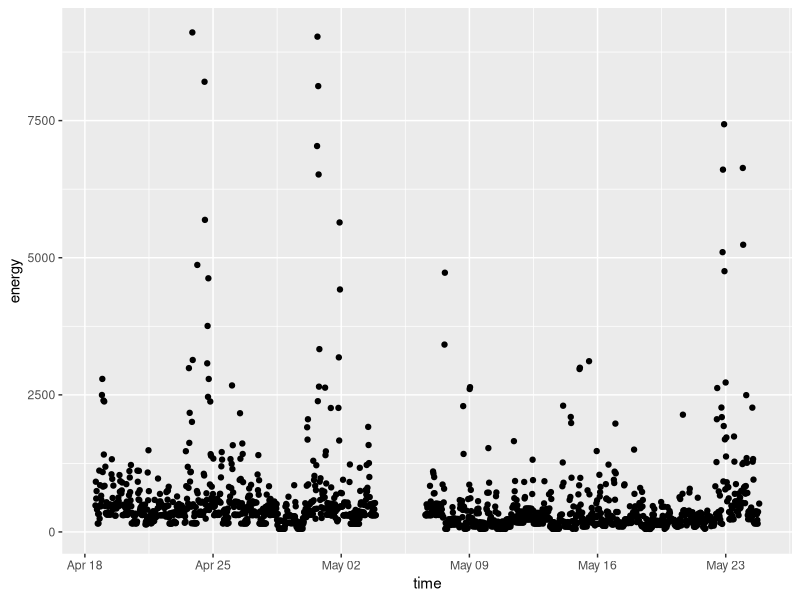
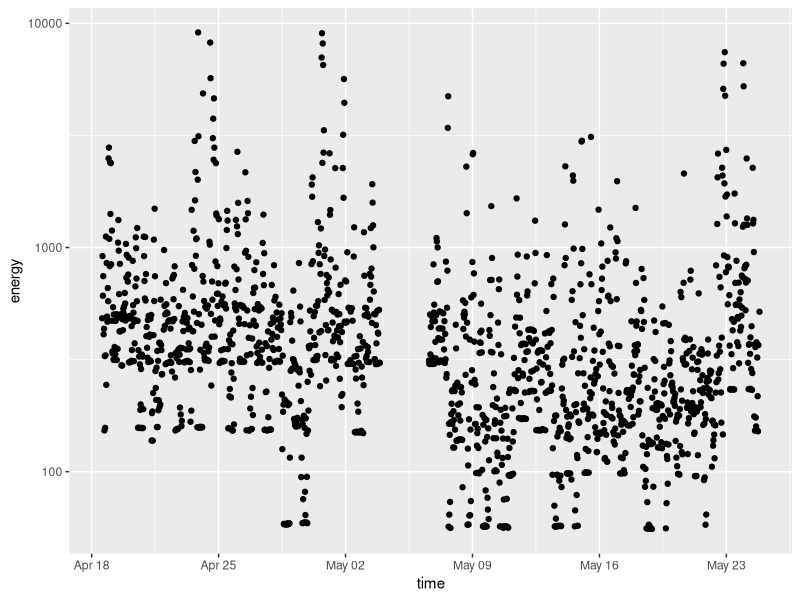
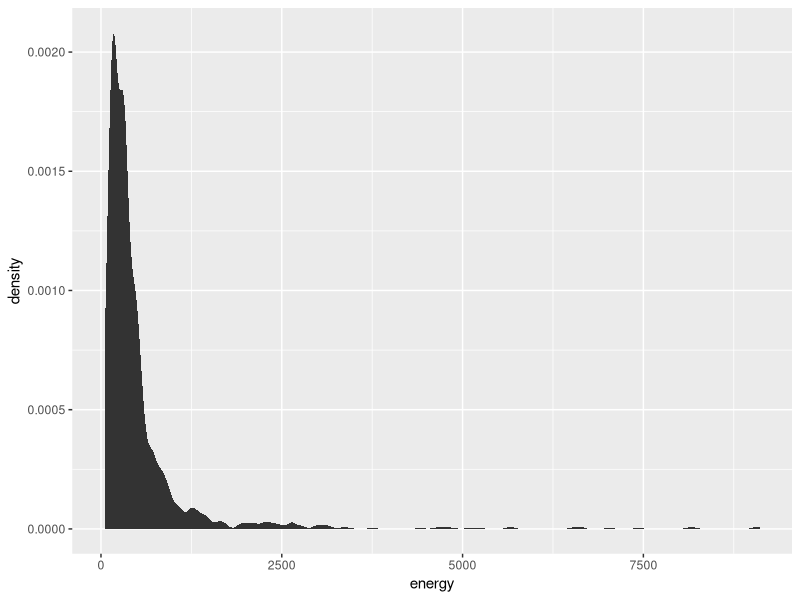
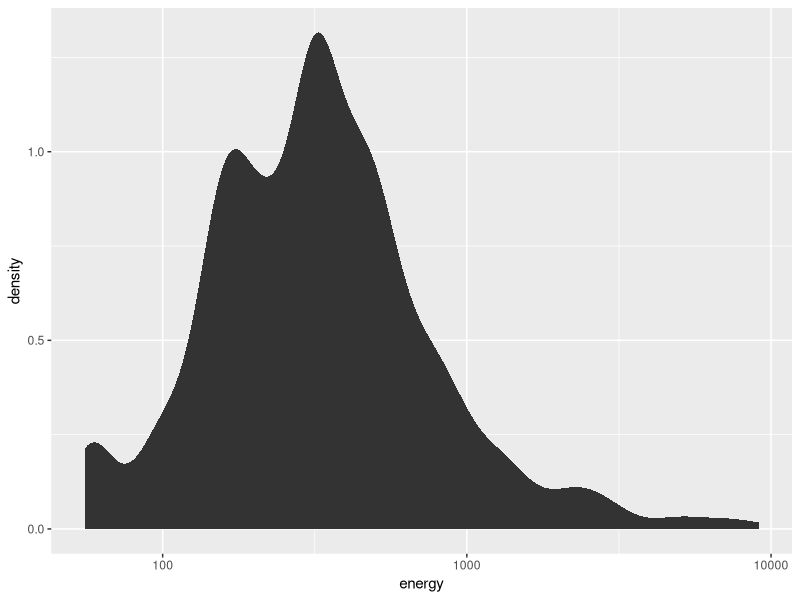
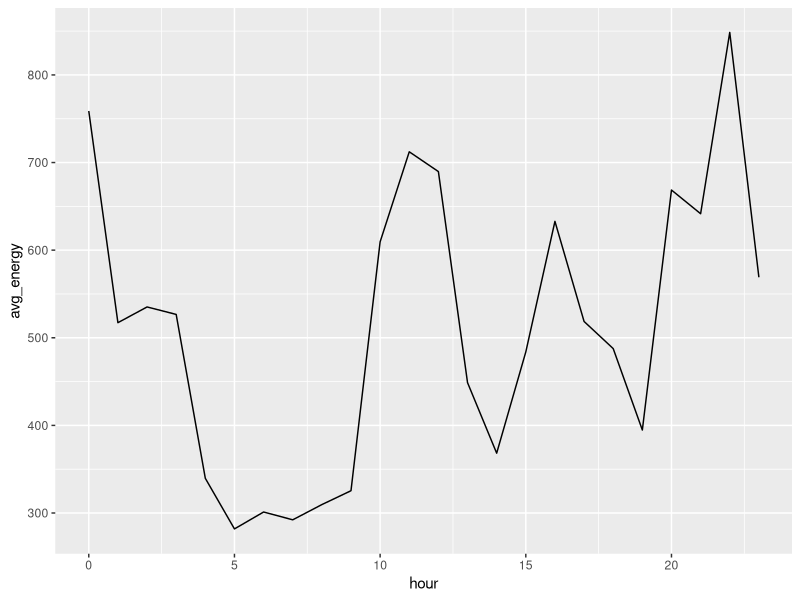
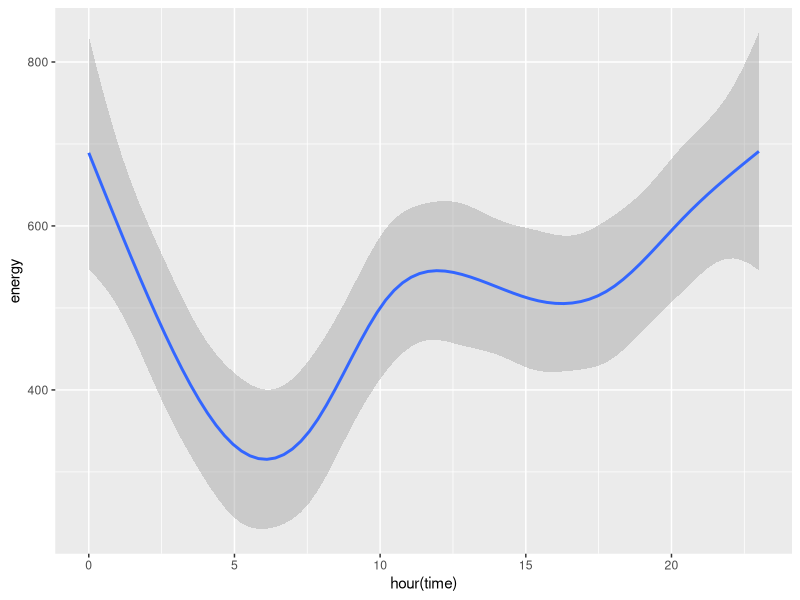
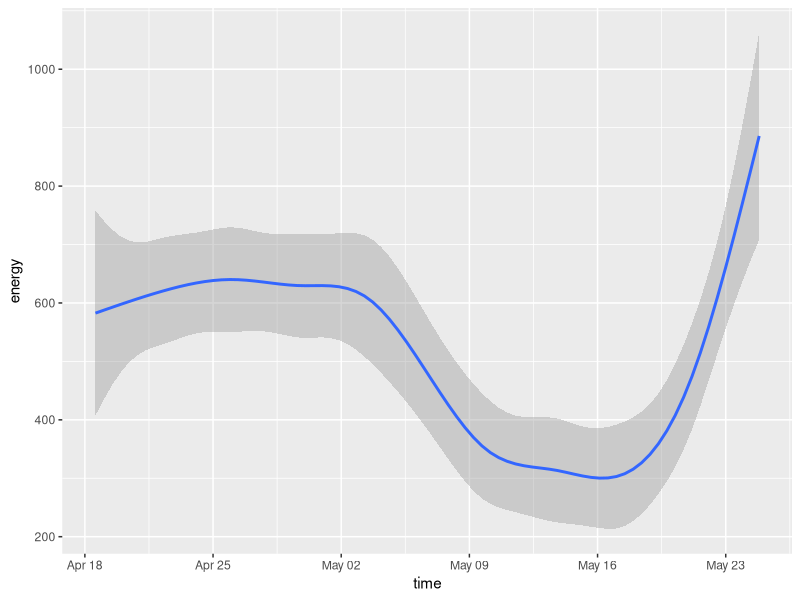
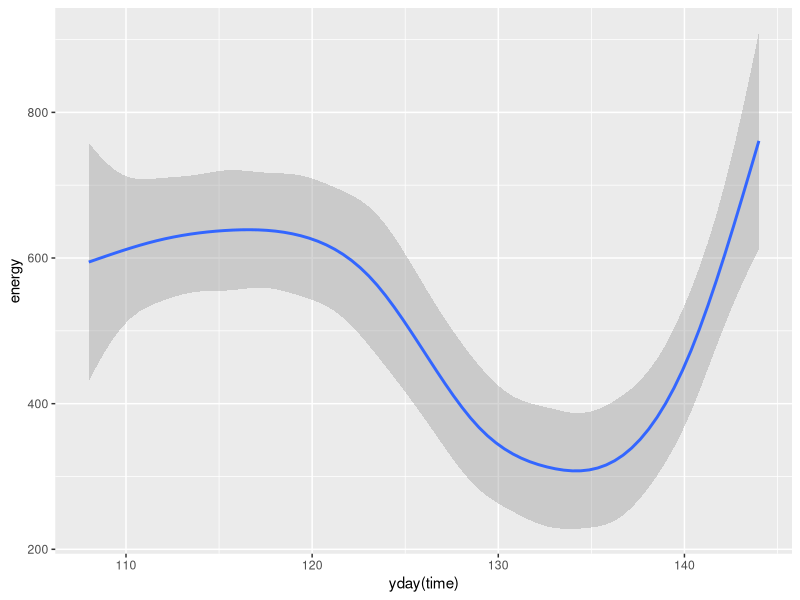

Reproduce these figures in R, in order.
# Load libraries ---------------------------
library(lubridate)
library(ggplot2)
library(plyr) # dplyr is a bit more elegant, but isn't in CRAN yet 

# Load data ---------------------------
total_watt <- read.csv("../../data/total_watt.csv", 
											 col.names = c('time','energy'), 
											 stringsAsFactors = F
)

# clean data ---------------------------
total_watt$time <- ymd_hms(total_watt$time)

# exploration and visualization ---------------------------
ggplot(total_watt) + geom_point(aes(x = time, y = energy))
# conclusion: there's a gap, otherwise quite unenlightening

ggplot(total_watt) + geom_point(aes(x = time, y = energy)) + scale_y_log10()
# this is still quite unenlightening.

# to investigate outliers, we'll plot a kde of energy consumption
# but first we must check that each consumption reading is over the same length of time
durations_temp <- as.duration(interval(total_watt$time[-length(total_watt$time)], total_watt$time[-1]))
summary(durations_temp)
durations_temp[durations_temp!=1800,]
# conclusion: vast majority of readings are half hourly, so we're good to go on a kde.

# plot the kde:
ggplot(total_watt) + stat_density(aes(x = energy))
# those outliers look interesting. Maybe a log scale would help see what's going on?
ggplot(total_watt) + stat_density(aes(x = energy)) + scale_x_log10()
# or not, as the case may be.

# Let's think about these outliers for a second:
# are they the result of typical usage?
with(total_watt, sum(energy > 1500) / length(energy) * 24)
# so, on average, 1.125 half hour periods every day are outlying.
# the big electricty draws in a house will be heating applications: air heating, laundry, cooking
# so these outliers could plausibly be one particular application, say an oven or a tumble dryer.

# so how do we work out what the application is? aggregating over time!
ggplot(ddply(.data = total_watt, .variables = c(hour = .(hour(time))), .fun = summarise,
						 avg_energy = mean(energy))
			 ) + geom_line(aes(x = hour, y = avg_energy))
# so this is alright, we can see people cooking lunch. Variance would be nice, though
ggplot(total_watt) + stat_smooth(aes(x = hour(time), y = energy))
# much better visualization, and nicer code too.
# (the line is a loess line, the grey area is 0.95 confidence interval)

# this plot over half hour intervals:
ggplot(total_watt) + stat_smooth(aes(x = time, y = energy))
# doesn't really reveal much more. 
# Unfortunately this plot hides the period of no measurment in early May,
# but it does show that consumption drops ~50% over the unmeasured period
# before rebounding at the end of May

# visualize the dataset by day ---------------------------
ggplot(total_watt) + stat_smooth(aes(x = yday(time), y = energy))

